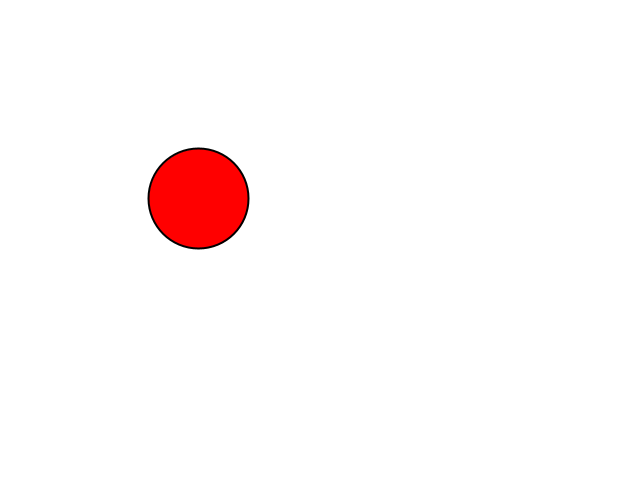
Frame 1 (no input)
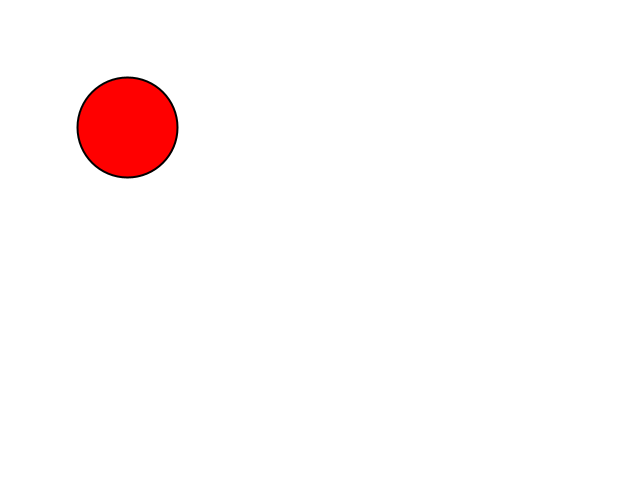
Frame 60 (the mouse pressed at the canvas centre just before this capture)
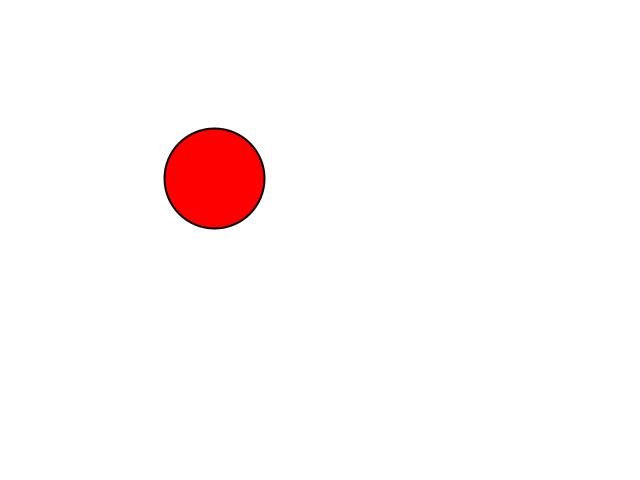
Frame 120 (the mouse held since frame 60 and released just before this capture)

The Processing sketch that drew these frames (run headless with seeded random() and noise(); from frame 60 on, the mouse is pressed at the canvas centre):

// Processing sketch: MouseFollow
// ── MouseFollow.pde
//Mouse Follow
//CSCI 5611 Mouse Following with Vec2 [Starter]
//Instructor: Stephen J. Guy <sjguy@umn.edu>


//Here is what you should discuss & try to code as a group:
//  1. Initially, the code shows a dark red circle with a purple-ish outline.
//     Change the program to draw a red circle with a black outline instead.
//  2. Find the Processing.org reference pages for the circle command. 
//     Why am I multiplying the radius by 2? (Note: these reference pages are 
//     very useful, be sure to check them out for general Processing help.)
//  3. Change the background color to be white instead green.
//  4. Have the ball follow the user's mouse. You should do this by setting
//      dir to be the vector pointing from the ball's current position (pos)
//      to the mouse's current position (mousePos).
//  5. Try to get some keyboard input working:  
//        -When the user presses the 'd' key, double the speed the ball moves. 
//        -When the user presses the 'h' key, half the speed the ball moves. 
//  6. The simple approach is Step 4 will leave the ball jittering when it
//     reaches the mouse. Find a strategy to fix the jitter so the ball stops
//     completely when it is nicely centered on the mouse.
//  7. Currently, the variable 'speed' doesn't have a well defined unit and its
//     effect depends on the framerate. Fix this by using dt in the update function
//     to make sure the speed value means "pixels per second". Set the speed to
//     100 pixels per second. Make sure the ball takes about 6.4 seconds to make
//     it 640 pixels across the screen.
     
//As a challenge:
//  1. Give the ball a maximum acceleration (i.e. limit how fast it's velocity can change).
//  2. Draw an image (sprite) instead of a circle. Try to orient it in the direction of travel.

// egbus001@umn.edu

int strokeWidth = 2;
void setup(){
  size(640,480);
  surface.setTitle("Mouse Following [CSCI 5611 Example]");
  
  //Initial circle position
  pos = new Vec2(200,200);
  r = 50;
  
  vel = new Vec2(0.0,0.0); //intial velocity
  
  strokeWeight(strokeWidth); //Draw thicker lines 
}

Vec2 pos; //Circle position
Vec2 vel; //Circle velocity
float r;  //Circle radius

float speed = 4;

void update(float dt){
  speed = dt * 100;
  Vec2 mousePos = new Vec2(mouseX, mouseY);
  Vec2 dir = mousePos.minus(pos); //Should be vector pointing from pos to MousePos
  //println("dt is now:",dt);
  //println("length is now:",dir.length());
  //float tempSpeed = 0;
  println("Speed is now:",speed);
  if(dir.length() < 2){
     dir.subtract(dir); 
  }
  if (dir.length() > 0) dir.normalize();
  
  vel = dir.times(speed);
  pos.add(vel);
}

void draw(){
  update(1/frameRate);
  background(255,255,255); //White background
  stroke(0,0,0);
  fill(255,0,0);
  circle(pos.x, pos.y,r*2); //Question: Why is it radius*2 ?
} 

void keyPressed(){
  if (key == 'd'){
    println("Doubling ball speed");
    speed *= 2;
  }
  if (key == 'h'){
    println("Halving ball speed");
    speed /= 2;
  }
  println("Speed is now:",speed);
}




//Begin the Vec2 Library
//Normally I would put this in a differen tab, but having it here allows you to
// copy and paste a single file for shared editing and for submission

public class Vec2 {
  public float x, y;
  
  public Vec2(float x, float y){
    this.x = x;
    this.y = y;
  }
  
  public String toString(){
    return "(" + x+ "," + y +")";
  }
  
  public float length(){
    return sqrt(x*x+y*y);
  }
  
  public float lengthSqr(){
    return x*x+y*y;
  }
  
  public Vec2 plus(Vec2 rhs){
    return new Vec2(x+rhs.x, y+rhs.y);
  }
  
  public void add(Vec2 rhs){
    x += rhs.x;
    y += rhs.y;
  }
  
  public Vec2 minus(Vec2 rhs){
    return new Vec2(x-rhs.x, y-rhs.y);
  }
  
  public void subtract(Vec2 rhs){
    x -= rhs.x;
    y -= rhs.y;
  }
  
  public Vec2 times(float rhs){
    return new Vec2(x*rhs, y*rhs);
  }
  
  public void mul(float rhs){
    x *= rhs;
    y *= rhs;
  }
  
  public void clampToLength(float maxL){
    float magnitude = sqrt(x*x + y*y);
    if (magnitude > maxL){
      x *= maxL/magnitude;
      y *= maxL/magnitude;
    }
  }
  
  public void setToLength(float newL){
    float magnitude = sqrt(x*x + y*y);
    x *= newL/magnitude;
    y *= newL/magnitude;
  }
  
  public void normalize(){
    float magnitude = sqrt(x*x + y*y);
    x /= magnitude;
    y /= magnitude;
  }
  
  public Vec2 normalized(){
    float magnitude = sqrt(x*x + y*y);
    return new Vec2(x/magnitude, y/magnitude);
  }
  
  public float distanceTo(Vec2 rhs){
    float dx = rhs.x - x;
    float dy = rhs.y - y;
    return sqrt(dx*dx + dy*dy);
  }
}

Vec2 interpolate(Vec2 a, Vec2 b, float t){
  return a.plus((b.minus(a)).times(t));
}

float interpolate(float a, float b, float t){
  return a + ((b-a)*t);
}

float dot(Vec2 a, Vec2 b){
  return a.x*b.x + a.y*b.y;
}

Vec2 projAB(Vec2 a, Vec2 b){
  return b.times(a.x*b.x + a.y*b.y);
}
